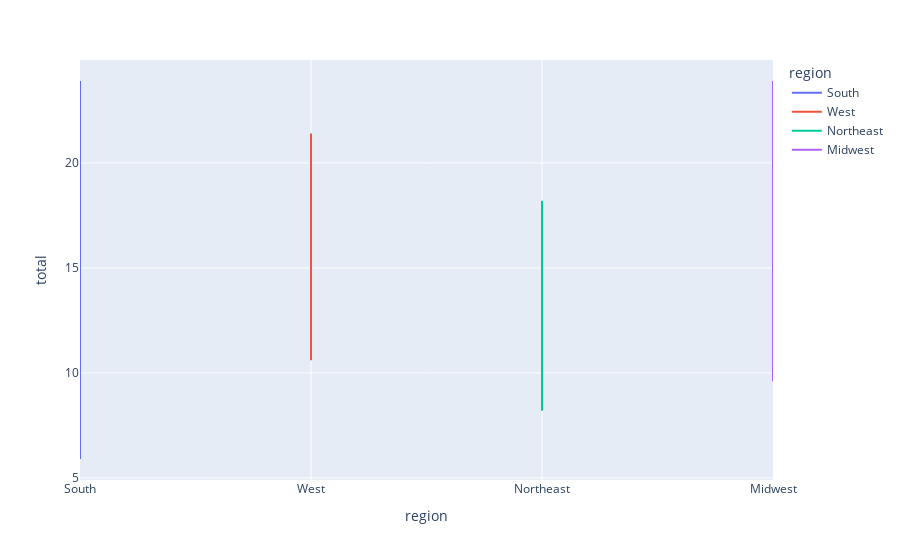

Notebook source saved alongside this figure:
### Code cell
df_sorted = df.sort_values('abbrev')
fig = px.line(
             df,
             x='region',
             y='total',
             color='region',
             )
fig.show()

### Figure 1 — Plotly figure (JSON) as saved in the notebook; plotly's stock layout.template omitted (floating-point values rounded to 4 significant figures)
{"data": [{"hovertemplate": "region=%{x}<br>total=%{y}<extra></extra>", "legendgroup": "South", "line": {"color": "#636efa", "dash": "solid"}, "marker": {"symbol": "circle"}, "mode": "lines", "name": "South", "orientation": "v", "showlegend": true, "type": "scatter", "x": ["South", "South", "South", "South", "South", "South", "South", "South", "South", "South", "South", "South", "South", "South", "South", "South", "South"], "xaxis": "x", "y": [18.8, 22.4, 16.2, 5.9, 17.9, 15.6, 21.4, 20.5, 12.5, 17.6, 16.8, 19.9, 23.9, 19.5, 19.4, 12.7, 23.8], "yaxis": "y"}, {"hovertemplate": "region=%{x}<br>total=%{y}<extra></extra>", "legendgroup": "West", "line": {"color": "#EF553B", "dash": "solid"}, "marker": {"symbol": "circle"}, "mode": "lines", "name": "West", "orientation": "v", "showlegend": true, "type": "scatter", "x": ["West", "West", "West", "West", "West", "West", "West", "West", "West", "West", "West", "West", "West"], "xaxis": "x", "y": [18.1, 18.6, 12.0, 13.6, 17.5, 15.3, 21.4, 14.7, 18.4, 12.8, 11.3, 10.6, 17.4], "yaxis": "y"}, {"hovertemplate": "region=%{x}<br>total=%{y}<extra></extra>", "legendgroup": "Northeast", "line": {"color": "#00cc96", "dash": "solid"}, "marker": {"symbol": "circle"}, "mode": "lines", "name": "Northeast", "orientation": "v", "showlegend": true, "type": "scatter", "x": ["Northeast", "Northeast", "Northeast", "Northeast", "Northeast", "Northeast", "Northeast", "Northeast", "Northeast"], "xaxis": "x", "y": [10.8, 15.1, 8.2, 11.6, 11.2, 12.3, 18.2, 11.1, 13.6], "yaxis": "y"}, {"hovertemplate": "region=%{x}<br>total=%{y}<extra></extra>", "legendgroup": "Midwest", "line": {"color": "#ab63fa", "dash": "solid"}, "marker": {"symbol": "circle"}, "mode": "lines", "name": "Midwest", "orientation": "v", "showlegend": true, "type": "scatter", "x": ["Midwest", "Midwest", "Midwest", "Midwest", "Midwest", "Midwest", "Midwest", "Midwest", "Midwest", "Midwest", "Midwest", "Midwest"], "xaxis": "x", "y": [12.8, 14.5, 15.7, 17.8, 14.1, 9.6, 16.1, 14.9, 23.9, 14.1, 19.4, 13.8], "yaxis": "y"}], "layout": {"legend": {"title": {"text": "region"}, "tracegroupgap": 0}, "margin": {"t": 60}, "xaxis": {"anchor": "y", "categoryarray": ["South", "West", "Northeast", "Midwest"], "categoryorder": "array", "domain": [0, 1], "title": {"text": "region"}}, "yaxis": {"anchor": "x", "domain": [0, 1], "title": {"text": "total"}}}}
